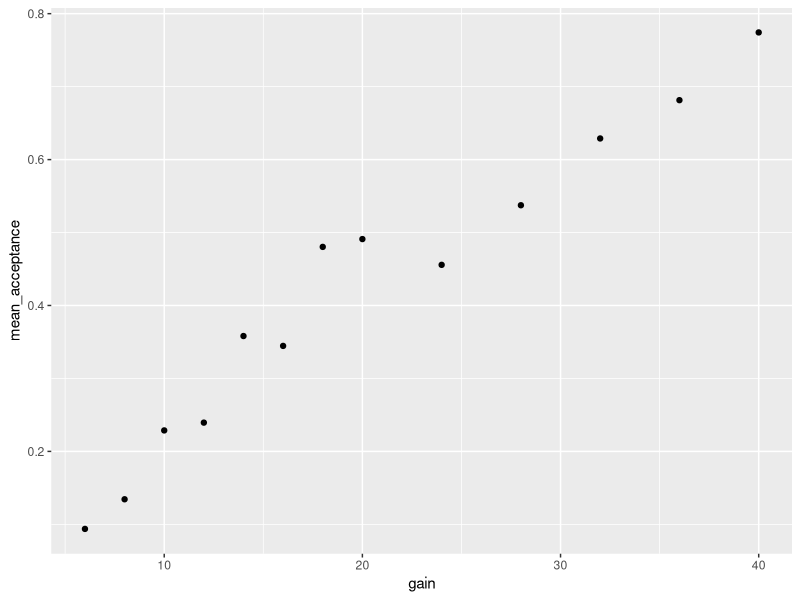
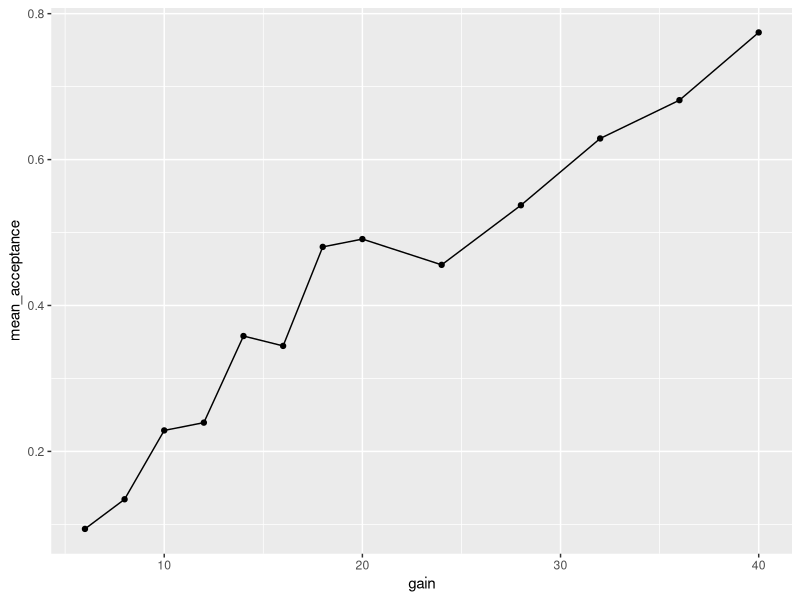
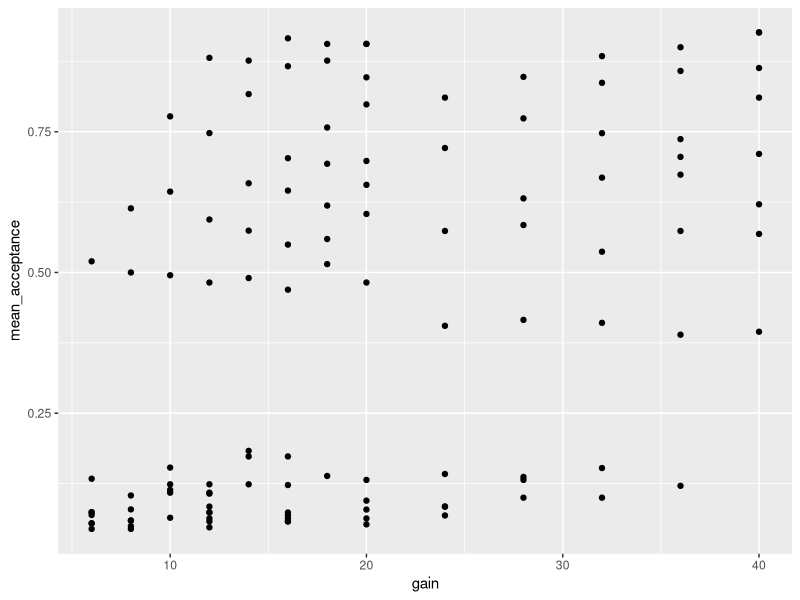
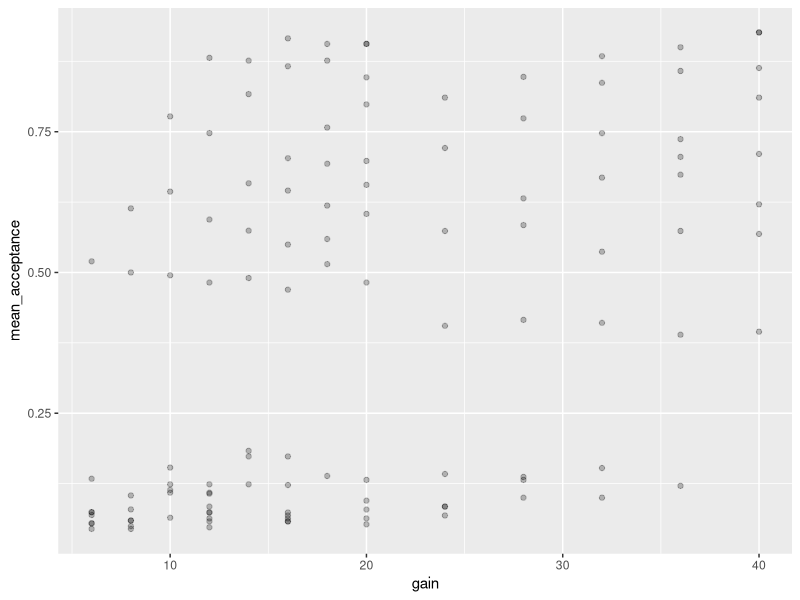
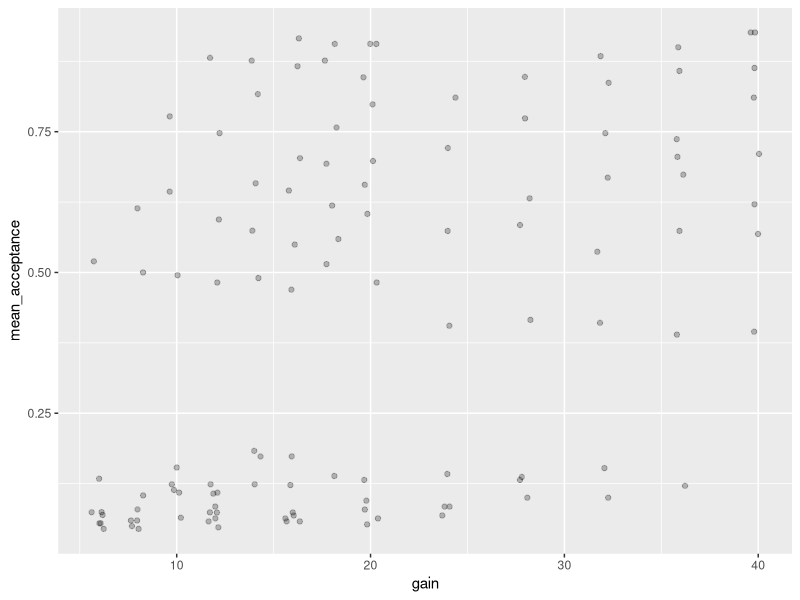
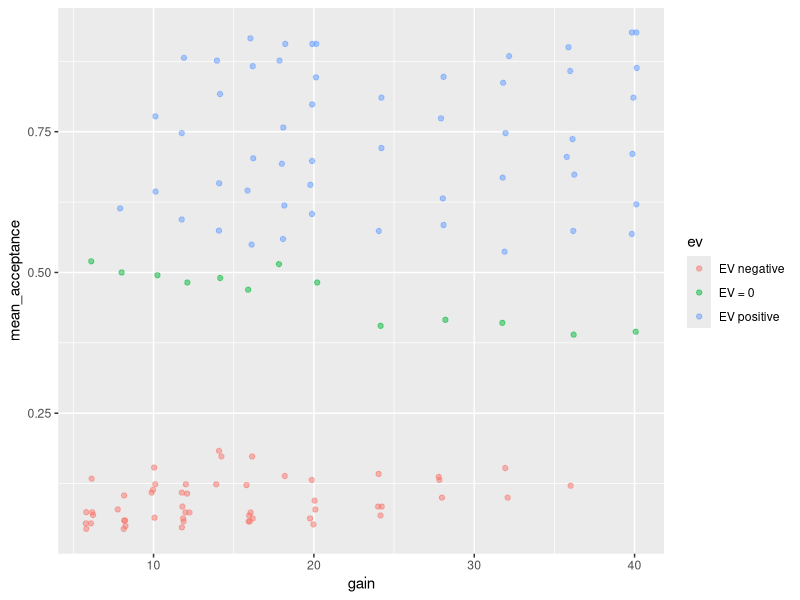
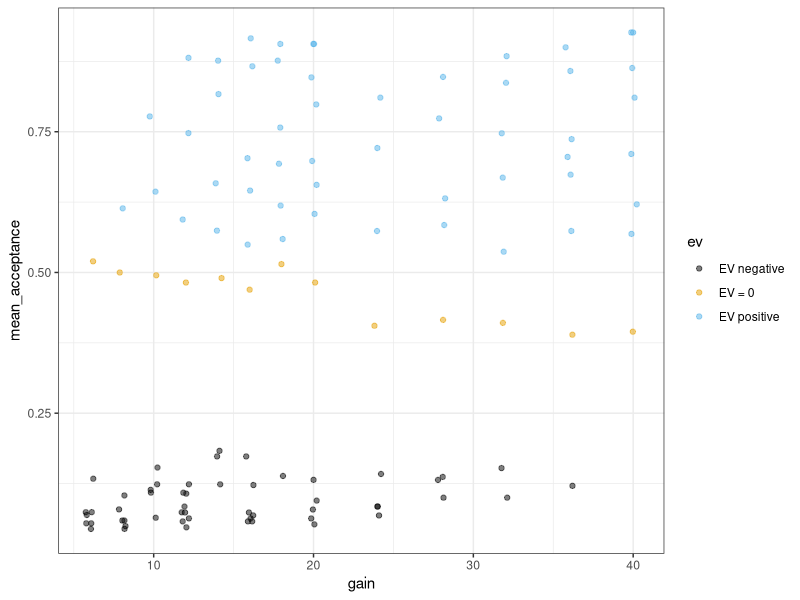
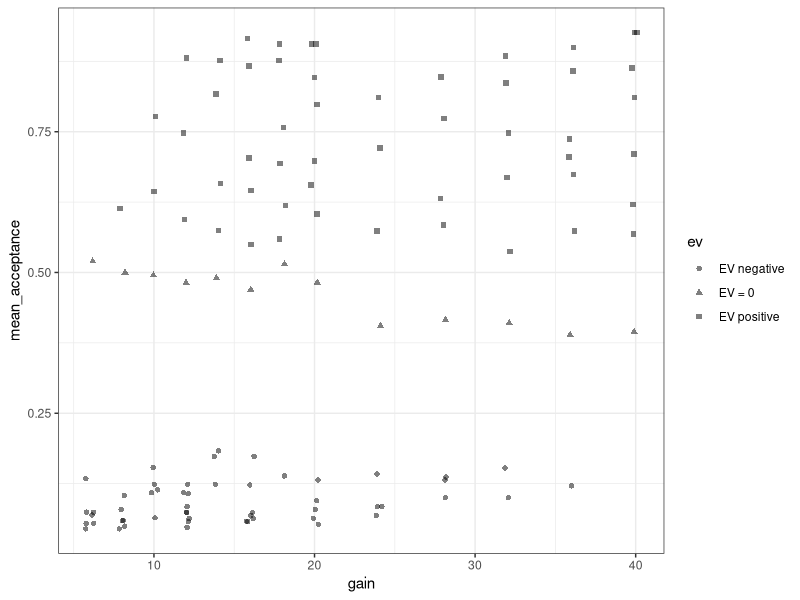

The R source for these figures, in order: (Note: this script raises an error after producing the figures.)
## ---- chunk 1
library("tidyverse")
ws1a <- read_csv("data/ws2015_exp1a.csv")
ws1b <- read_csv("data/ws2015_exp1b.csv")
ws1a <- ws1a %>%
  mutate(subno = factor(paste0("e1a_", subno)))
ws1b <- ws1b %>%
  mutate(subno = factor(paste0("e1b_", subno)))
ws1 <- bind_rows(ws1a, ws1b)
ws1 <- ws1 %>% 
  mutate(
    response = factor(response, levels = c("reject", "accept")),
    condition = factor(
      condition, 
      levels = c(40.2, 20.2, 40.4, 20.4), 
      labels = c("-$20/+$40", "-$20/+$20", "-$40/+$40", "-$40/+$20")
    )
  )
glimpse(ws1)
## ---- chunk 2
lot_sum <- ws1 %>% 
  group_by(gain) %>% 
  summarise(mean_acceptance = mean(resp))
lot_sum
## ---- chunk 3
ggplot(lot_sum, aes(x = gain, y = mean_acceptance)) +
  geom_point()
## ---- chunk 4
ggplot(lot_sum, aes(x = gain, y = mean_acceptance)) +
  geom_point() +
  geom_line()
## ---- chunk 5
lot_sum2 <- ws1 %>% 
  filter(condition %in% c("-$20/+$20", "-$40/+$40")) %>% 
  group_by(loss, gain) %>% 
  summarise(mean_acceptance = mean(resp))
lot_sum2
## ---- chunk 6
ggplot(lot_sum2, aes(x = gain, y = mean_acceptance)) +
  geom_point()
## ---- chunk 7
ggplot(lot_sum2, aes(x = gain, y = mean_acceptance)) +
  geom_point(alpha = 0.25)
## ---- chunk 8
ggplot(lot_sum2, aes(x = gain, y = mean_acceptance)) +
  geom_jitter(width = 0.4, alpha = 0.25)
## ---- chunk 9
lot_sum2 <- lot_sum2 %>% 
  mutate(ev = factor(case_when(
    gain == loss ~ "EV = 0",
    gain < loss ~ "EV negative",
    gain > loss ~ "EV positive"
  ), levels = c("EV negative", "EV = 0", "EV positive")))
lot_sum2
## ---- chunk 10
ggplot(lot_sum2, aes(x = gain, y = mean_acceptance, colour = ev)) +
  geom_jitter(width = 0.25, alpha = 0.5)
## ---- chunk 11
ggplot(lot_sum2, aes(x = gain, y = mean_acceptance, colour = ev)) +
  geom_jitter(width = 0.25, alpha = 0.5) +
  ggthemes::scale_colour_colorblind() +
  theme_bw()
## ---- chunk 12
ggplot(lot_sum2, aes(x = gain, y = mean_acceptance, shape = ev)) +
  geom_jitter(width = 0.25, alpha = 0.5) +
  ggthemes::scale_colour_colorblind() +
  theme_bw()
## ---- chunk 13
ggplot(lot_sum2, aes(x = gain, y = mean_acceptance, 
                     shape = ev, colour = ev)) +
  geom_jitter(width = 0.25, alpha = 0.5) +
  ggthemes::scale_colour_colorblind() +
  theme_bw()
## ---- chunk 14
ggplot(lot_sum2, aes(x = gain, y = mean_acceptance, 
                     colour = ev, size = loss)) +
  geom_jitter(width = 0.25, alpha = 0.5) +
  ggthemes::scale_colour_colorblind() +
  theme_bw()
## ---- chunk 15
lot_sum_all <- ws1 %>% 
  group_by(condition, loss, gain) %>% 
  summarise(mean_acceptance = mean(resp)) %>% 
  mutate(ev = factor(case_when(
    gain == loss ~ "EV = 0",
    gain < loss ~ "EV negative",
    gain > loss ~ "EV positive"
  ), levels = c("EV negative", "EV = 0", "EV positive")))
lot_sum_all
## ---- chunk 16
ggplot(lot_sum_all, aes(x = gain, y = mean_acceptance, 
                        colour = ev, size = loss)) +
  geom_jitter(width = 0.25, alpha = 0.5) +
  ggthemes::scale_colour_colorblind() +
  theme_bw() +
  facet_wrap(vars(condition)) 
## ---- chunk 17
ggplot(lot_sum_all, aes(x = gain, y = mean_acceptance, 
                        colour = ev, size = loss)) +
  geom_jitter(width = 0.25, alpha = 0.5) +
  ggthemes::scale_colour_colorblind() +
  theme_bw() +
  facet_wrap(vars(condition)) + 
  theme(legend.position = "bottom")
## ---- chunk 18
theme_set(theme_bw(base_size = 15) + 
            theme(legend.position="bottom", 
                  panel.grid.major.x = element_blank()))
## ---- chunk 19
part_sum <- ws1 %>%
  group_by(condition, subno) %>%   # aggregate for both, condition and subno
  summarise(mean_acc = mean(resp)) 
part_sum
## ---- chunk 20
ggplot(part_sum, aes(x = condition, y = mean_acc)) +
  geom_point()
## ---- chunk 21
ggplot(part_sum, aes(x = condition, y = mean_acc)) +
  geom_jitter(alpha = 0.25)
## ---- chunk 22
ggplot(part_sum, aes(x = condition, y = mean_acc)) +
  geom_jitter(width = 0.2, alpha = 0.25)
## ---- chunk 23
library("ggbeeswarm")
## ---- chunk 24
ggplot(part_sum, aes(x = condition, y = mean_acc)) +
  geom_beeswarm(alpha = 0.25)
## ---- chunk 25
ggplot(part_sum, aes(x = condition, y = mean_acc)) +
  geom_quasirandom()
## ---- chunk 26
ggplot(part_sum, aes(x = condition, y = mean_acc)) +
  geom_boxplot()
## ---- chunk 27
knitr::include_graphics("figures/annotated_boxplot.jpeg")
## ---- chunk 28
ggplot(part_sum, aes(x = condition, y = mean_acc)) +
  geom_violin()
## ---- chunk 29
ggplot(part_sum, aes(x = condition, y = mean_acc)) +
  geom_violin(draw_quantiles = c(0.25, 0.5, 0.75))
## ---- chunk 30
ggplot(part_sum) +
  aes(x = condition, y = mean_acc) +
  stat_summary(geom = "bar", fun = "mean", width = 0.8) +
  stat_summary(geom = "errorbar", fun.data = "mean_se", width = 0.2)
## ---- chunk 31
knitr::include_graphics("figures/annotated-error-bars.jpeg")
## ---- chunk 32
knitr::include_graphics("figures/DinoSequentialSmaller.gif")
## ---- chunk 33
ggplot(part_sum, aes(x = condition, y = mean_acc)) +
  geom_quasirandom() +
  stat_summary()
## ---- chunk 34
ggplot(part_sum, aes(x = condition, y = mean_acc)) +
  geom_quasirandom(alpha = 0.2) +
  stat_summary()
## ---- chunk 35
ggplot(part_sum, aes(mean_acc)) +
  geom_histogram()
## ---- chunk 36
ggplot(part_sum, aes(mean_acc)) +
  geom_histogram(bins = 50)
## ---- chunk 37
ggplot(part_sum, aes(mean_acc)) +
  geom_histogram(bins = 20)
## ---- chunk 38
ggplot(part_sum, aes(mean_acc)) +
  geom_histogram(binwidth = 0.1 / 3, boundary = 0)
## ---- chunk 39
part_sum <- part_sum %>% 
  mutate(
    condition2 = if_else(condition %in% c("-$20/+$20", "-$40/+$40"), 
                         "symmetric", as.character(condition))
  ) %>% 
  mutate(condition2 = factor(
    condition2, 
    levels = c("-$20/+$40", "symmetric", "-$40/+$20"))
  )
## ---- chunk 40
ggplot(part_sum, aes(x = mean_acc)) +
  geom_histogram(binwidth = 0.1 / 3, boundary = 0) +
  facet_wrap(vars(condition2))
## ---- chunk 41
ggplot(part_sum, aes(x = mean_acc, y = after_stat(density))) +
  geom_histogram(binwidth = 0.1 / 3, boundary = 0) +
  facet_wrap(vars(condition2))
## ---- chunk 42
ggplot(part_sum, aes(x = mean_acc, y = after_stat(density * width))) +
  geom_histogram(binwidth = 0.1 / 3, boundary = 0) +
  facet_wrap(vars(condition2))
## ---- chunk 43
ggplot(part_sum, aes(x = mean_acc, y = after_stat(density * width))) +
  geom_histogram(binwidth = 0.1 / 3, boundary = 0) +
  facet_wrap(vars(condition2)) +
  labs(y = "probability")
